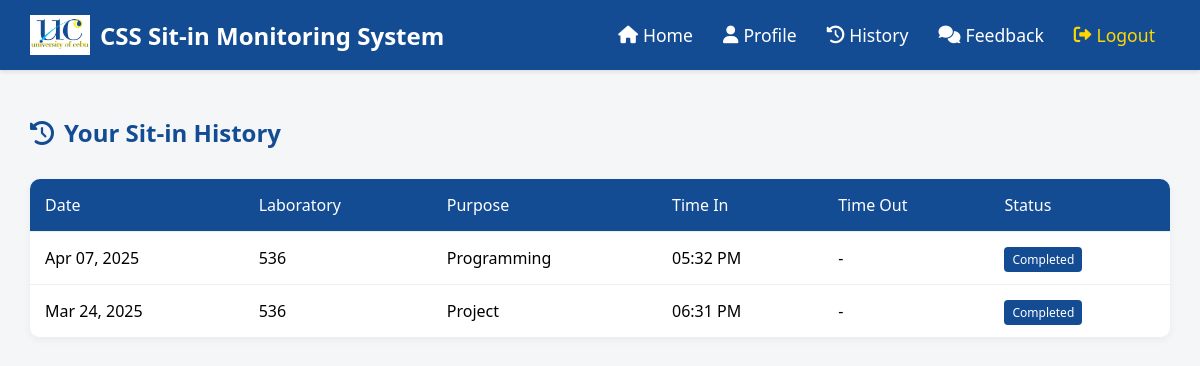
/student_history.php (signed in), run on the app's committed database.
### tables this page shows
CREATE TABLE `sitin` (
  `id` int(11) NOT NULL,
  `student_id` varchar(50) NOT NULL,
  `purpose` varchar(100) NOT NULL,
  `lab` varchar(50) NOT NULL,
  `sessions` int(11) NOT NULL,
  `date_created` datetime DEFAULT current_timestamp(),
  `end_time` datetime DEFAULT NULL,
  `status` varchar(20) DEFAULT 'active'
);

### student_history.php (the view, shortened to what this page needs)
<?php
include("connect.php");
$username = $_SESSION['username'];
$history_query = "SELECT * FROM sitin WHERE student_id = ? ORDER BY date_created DESC";
$stmt = mysqli_prepare($conn, $history_query);
mysqli_stmt_bind_param($stmt, "s", $username);
mysqli_stmt_execute($stmt);
$history_result = mysqli_stmt_get_result($stmt);
?>
<!DOCTYPE html>
<html lang="en">
<head>
    <link rel="stylesheet" href="https://cdnjs.cloudflare.com/ajax/libs/font-awesome/6.0.0/css/all.min.css">
</head>
<body>
    <div class="navbar">
        <a href="#" class="navbar-brand">
            <img src="UC logo.jpg" alt="UC Logo">
            CSS Sit-in Monitoring System
        </a>
        <div class="navbar-links">
            <a href="student_dashboard.php"><i class="fas fa-home"></i> Home</a>
            <a href="student_profile.php"><i class="fas fa-user"></i> Profile</a>
            <a href="student_history.php"><i class="fas fa-history"></i> History</a>
            <a href="student_feedback.php"><i class="fas fa-comments"></i> Feedback</a>
            <a href="logout.php" style="color: var(--accent-color);"><i class="fas fa-sign-out-alt"></i> Logout</a>
        </div>
    </div>
    <div class="main-content">
        <h1 class="page-title">
            <i class="fas fa-history"></i>
            Your Sit-in History
        </h1>
        <?php if (mysqli_num_rows($history_result) > 0): ?>
            <table class="history-table">
                <thead>
                    <tr>
                        <th>Date</th>
                        <th>Laboratory</th>
                        <th>Purpose</th>
                        <th>Time In</th>
                        <th>Time Out</th>
                        <th>Status</th>
                    </tr>
                </thead>
                <tbody>
                    <?php while($session = mysqli_fetch_assoc($history_result)): ?>
                    <tr>
                        <td><?php echo date('M d, Y', strtotime($session['date_created'])); ?></td>
                        <td><?php echo htmlspecialchars($session['lab']); ?></td>
                        <td><?php echo htmlspecialchars($session['purpose']); ?></td>
                        <td><?php echo date('h:i A', strtotime($session['date_created'])); ?></td>
                        <td><?php echo !empty($session['date_ended']) ? date('h:i A', strtotime($session['date_ended'])) : '-'; ?></td>
                        <td>
                            <span class="status-badge <?php echo $session['status'] === 'active' ? 'status-active' : 'status-completed'; ?>">
                                <?php echo ucfirst($session['status']); ?>
                            </span>
                        </td>
                    </tr>
                    <?php endwhile; ?>
                </tbody>
            </table>
        <?php endif; ?>
    </div>
</body>
</html>

### student_history.php (style rules this page uses)
:root { --primary-color: #144c94; --secondary-color: #2c6a85; --accent-color: #ffd700; --light-bg: #f4f6f8; --success-color: #28a745; }
body { font-family: 'Segoe UI', Tahoma, Geneva, Verdana, sans-serif; margin: 0; padding: 0; background-color: var(--light-bg); }
.navbar { background-color: var(--primary-color); padding: 15px 30px; display: flex; justify-content: space-between; align-items: center; box-shadow: 0 2px 4px rgba(0,0,0,0.1); }
.navbar-brand { display: flex; align-items: center; color: white; text-decoration: none; font-size: 1.5em; font-weight: bold; }
.navbar-brand img { height: 40px; margin-right: 10px; }
.navbar-links { display: flex; align-items: center; }
.navbar-links a { color: white; text-decoration: none; margin: 0 15px; font-size: 1.1em; transition: color 0.3s; display: flex; align-items: center; gap: 5px; }
.main-content { padding: 30px; max-width: 1200px; margin: 0 auto; }
.page-title { color: var(--primary-color); margin-bottom: 30px; font-size: 24px; display: flex; align-items: center; gap: 10px; }
.history-table { width: 100%; border-collapse: separate; border-spacing: 0; background: white; box-shadow: 0 2px 8px rgba(0,0,0,0.05); border-radius: 10px; }
.history-table th, .history-table td { padding: 15px; text-align: left; border-bottom: 1px solid #eee; }
.history-table th { background-color: var(--primary-color); color: white; font-weight: 500; }
.history-table th:first-child { border-top-left-radius: 10px; }
.history-table th:last-child { border-top-right-radius: 10px; }
.history-table tr:last-child td:first-child { border-bottom-left-radius: 10px; }
.history-table tr:last-child td:last-child { border-bottom-right-radius: 10px; }
.status-badge { padding: 4px 8px; border-radius: 4px; font-size: 12px; font-weight: 500; color: white; }
.status-completed { background-color: var(--primary-color); }

### data on the page
sitin: date_created "Apr 07, 2025", lab "536", purpose "Programming", date_created "05:32 PM", status "Completed"
sitin: date_created "Mar 24, 2025", lab "536", purpose "Project", date_created "06:31 PM", status "Completed"
